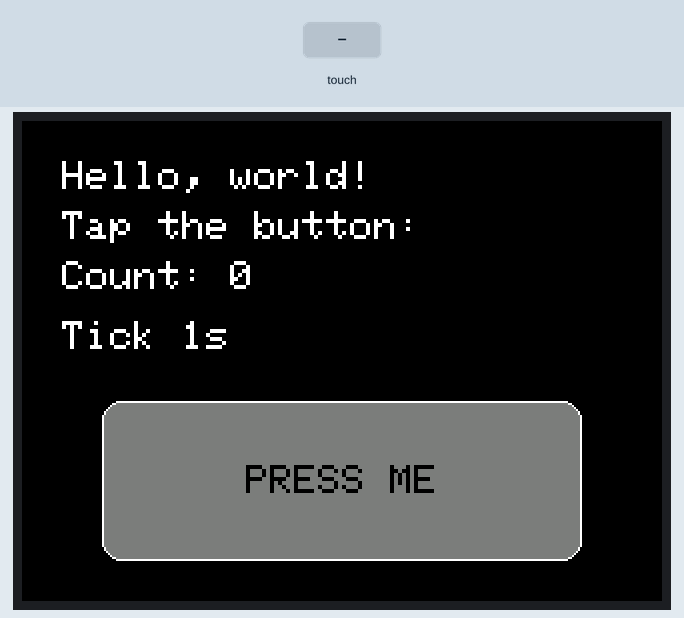
This sketch was run on a simulated ESP32. Parts: 320×240 colour display. The test bench sets the inputs (shaded band). What the sketch prints to the serial monitor is not drawn.

Above: at 1.5 s.
1.6 s: screen touched at 13 % across, 10 % down
At 2.8 s:
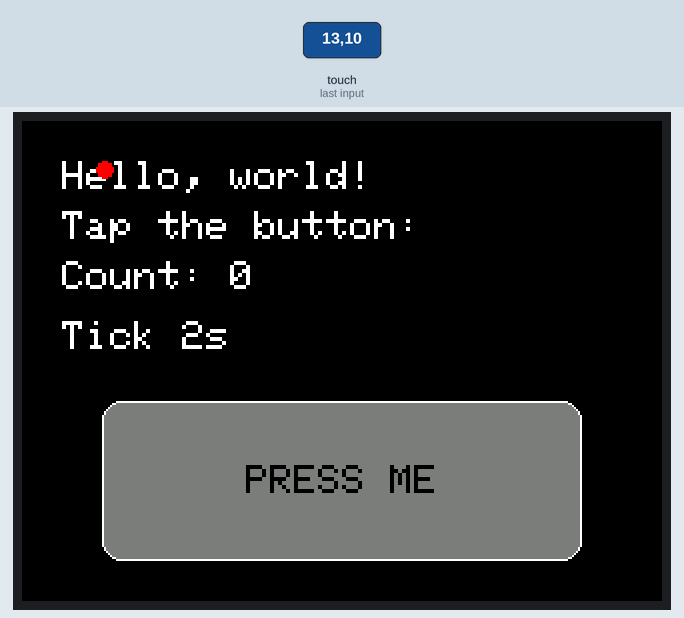
4.6 s: screen touched at 13 % across, 70 % down
At 4.7 s:
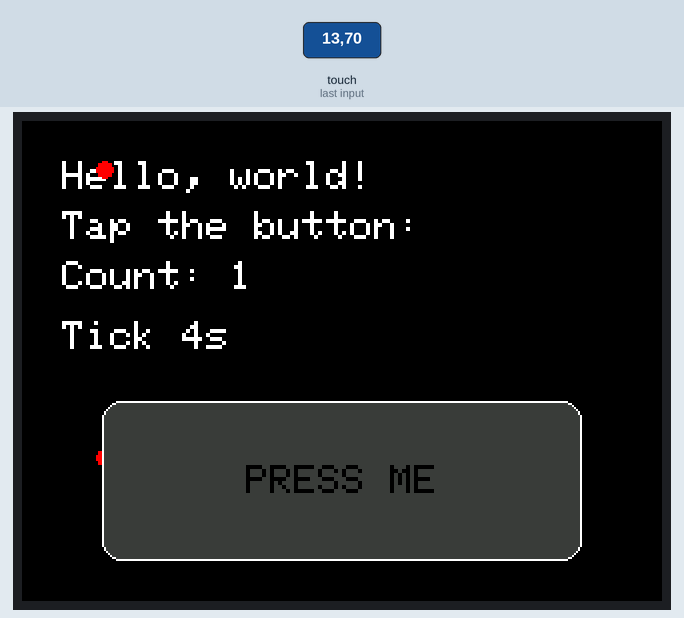
At 5.9 s:
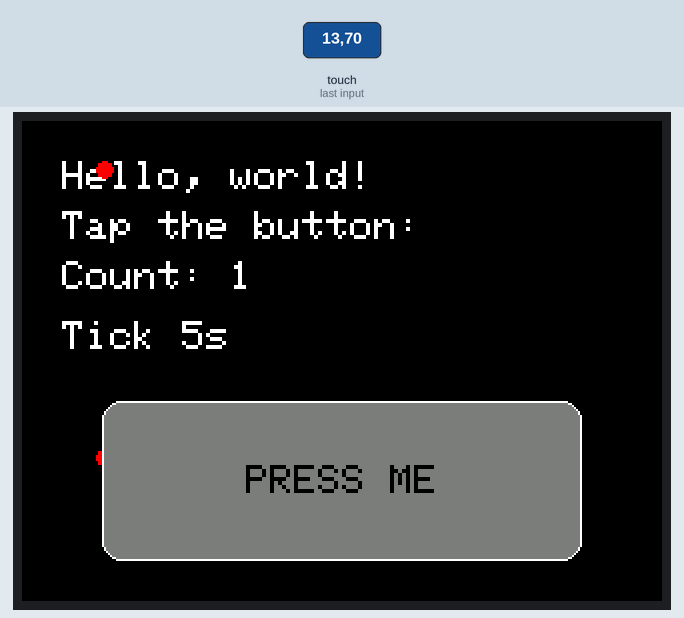
Timing chart, 0 to 7.6 s (numbered marks = the images above; inputs shaded):
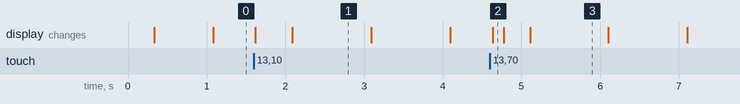

The sketch:

press_me.ino
```cpp
/*******************************************************************************
 *  MostlyBuilds - ESP32 SPI Capacitive Touchscreen Tutorial
 *  Author: MostlyBuilds
 *  Guide:  https://mostlybuilds.com/esp32-spi-capacitive-touch-screen-tutorial
 *
 *  Hello world with a button to demonstrate tap handling
 *******************************************************************************/

#include <LovyanGFX.h>
#include "../lgfx_config.h" // Configuration for our screen

// Create an instance of LovyanGFX (LGFX)
LGFX tft;

// UI state
static uint32_t pressCount = 0;
static bool wasTouching = false;

// Button rectangle
static int btnX = 40;
static int btnY = 140;
static int btnW = 240;
static int btnH = 80;

// Function for determining if a point exists within a rectangle
static bool pointInRect(int x, int y, int rx, int ry, int rw, int rh) {
  return (x >= rx) && (x < rx + rw) && (y >= ry) && (y < ry + rh);
}

// Render the count from pressing the button
static void drawCount() {
  tft.setTextSize(2);
  tft.setTextColor(TFT_WHITE, TFT_BLACK);

  // Clear just the count line area
  tft.fillRect(20, 70, 300, 24, TFT_BLACK);

  tft.setCursor(20, 70);
  tft.print("Count: ");
  tft.print(pressCount);
}

// Render the button that has different colors
// depending on the pressed state
static void drawButton(bool pressed) {
  const uint16_t bg      = TFT_BLACK;
  const uint16_t border  = TFT_WHITE;
  const uint16_t fillUp  = TFT_DARKGREY;
  const uint16_t fillDn  = 0x39E7; // darker gray
  const uint16_t textCol = TFT_BLACK;

  // Button fill + border
  tft.fillRoundRect(btnX, btnY, btnW, btnH, 10, pressed ? fillDn : fillUp);
  tft.drawRoundRect(btnX, btnY, btnW, btnH, 10, border);

  // Label
  const char* label = "PRESS ME";

  tft.setTextSize(2);
  tft.setTextColor(textCol, pressed ? fillDn : fillUp);

  // Center text using LovyanGFX helpers
  int tw = tft.textWidth(label);
  int th = tft.fontHeight();

  int tx = btnX + (btnW - tw) / 2;
  int ty = btnY + (btnH - th) / 2;

  tft.setCursor(tx, ty);
  tft.print(label);

  // Restore default text colors
  tft.setTextColor(TFT_WHITE, bg);
}

void setup() {
  Serial.begin(115200);
  delay(50);

  // Init the screen with the lgfx_config.h
  tft.init();

  // Set the screen brightness to the max
  tft.setBrightness(255);

  // Clear screen
  tft.fillScreen(TFT_BLACK);

  // Basic text setup
  tft.setTextColor(TFT_WHITE, TFT_BLACK); // (foreground, background)
  tft.setTextSize(2);

  tft.setCursor(20, 20);
  tft.println("Hello, world!");
  tft.setCursor(20, 45);
  tft.println("Tap the button:");

  drawCount();
  drawButton(false);
}

void loop() {
  static uint32_t last = 0;
  if (millis() - last > 250) {
    last = millis();
    tft.fillRect(20, 100, 300, 24, TFT_BLACK);
    tft.setCursor(20, 100);
    tft.setTextColor(TFT_WHITE, TFT_BLACK);
    tft.setTextSize(2);
    tft.print("Tick ");
    tft.print(millis() / 1000);
    tft.print("s");
  }

  uint16_t rx, ry;
  bool touching = tft.getTouch(&rx, &ry);

  // Debug dot + log on new press (helps confirm mapping)
  if (touching && !wasTouching) {
    // Draw a red dot where the touch was detected
    tft.fillCircle(rx, ry, 4, TFT_RED);
    // Log the touch coordinate data + screen dimensions
    Serial.printf("raw(%u,%u) wh(%d,%d)\n", rx, ry, tft.width(), tft.height());
  }

  // Detect if the user is pressing within the button bounds
  if (touching && !wasTouching) {
    if (pointInRect(rx, ry, btnX, btnY, btnW, btnH)) {
      pressCount++;
      // Update the rendered count value
      drawCount();

      // Redraw the button in the pressed state
      drawButton(true);
    }
  }

  // On release, redraw the button in the normal non-pressed state
  if (!touching && wasTouching) {
    drawButton(false);
  }

  wasTouching = touching;
}
```

Measured:
- after the input at 1.6 s, the display: first changes at once (image 1 shows a later state)
- after the input at 4.6 s, the display: changes at once (image 2)
